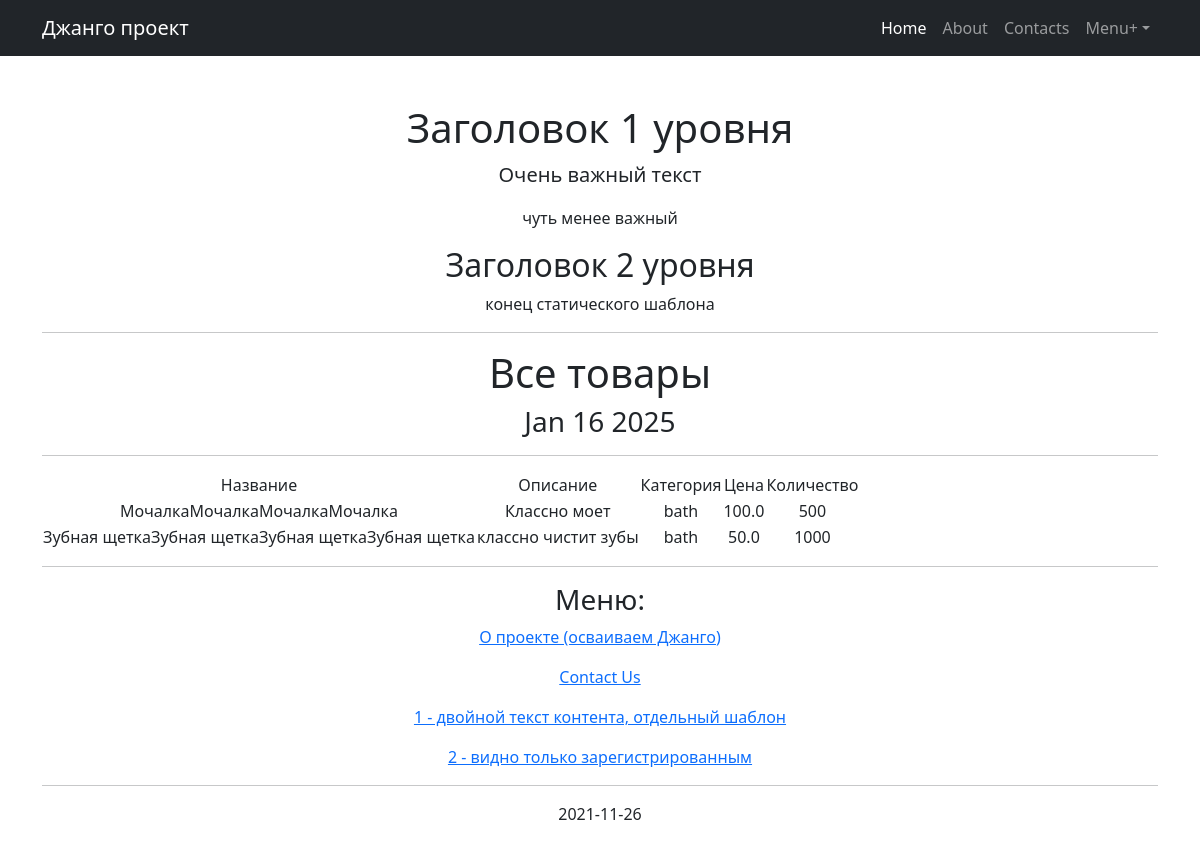
Screenshot of /products/ with the database file from the repository.
### simpleapp/models.py (models this page shows, shortened)
class Product(models.Model):
    name = models.CharField(
        max_length=50,
        unique=True,  # названия товаров не должны повторяться
    )
    description = models.TextField()
    quantity = models.IntegerField(
        validators=[MinValueValidator(0)],
    )
    category = models.ForeignKey(
        to='Category',
        on_delete=models.CASCADE,
        related_name='products',  # все продукты в категории будут доступны через поле products
    )
    price = models.FloatField(
        validators=[MinValueValidator(0.0)],
    )

class Category(models.Model):
    name = models.CharField(max_length=100, unique=True)  # названия категорий тоже не должны повторяться

### simpleapp/views.py (the view)
# urls.py: path('', ProductsList.as_view()),
class ProductsList(ListView):
    model = Product  # указываем модель, объекты которой мы будем выводить
    template_name = 'products.html'  # указываем имя шаблона, в котором будет лежать HTML, в котором будут все инструкции о том, как именно пользователю должны вывестись наши объекты
    context_object_name = 'products'  # это имя списка, в котором будут лежать все объекты, его надо указать, чтобы обратиться к самому списку объектов через HTML-шаблон
    queryset = Product.objects.order_by('-id')
    def get_context_data(self, **kwargs):
        context = super().get_context_data(**kwargs)
        context['time_now'] = datetime.utcnow()  # добавим переменную текущей даты time_now
        context[
            'value1'] = None  # добавим ещё одну пустую переменную, чтобы на её примере посмотреть работу другого фильтра
        return context

### simpleapp/templatetags/my_filters.py (called while the page is built)
@register.filter(name='multiply')
def multiply(value, arg):
    if isinstance(value, str) and isinstance(arg, int):  # проверяем, что value — это точно строка, а arg — точно число, чтобы не возникло курьёзов
        return str(value) * arg
    else:
        raise ValueError(f'Нельзя умножить {type(value)} на {type(arg)}')  #  в случае, если кто-то неправильно воспользовался нашим тегом, выводим ошибку

### templates/products.html (shortened to what this page needs)
{% extends 'flatpages/default.html' %}
{% load my_filters %}
{% block content %}
    <h1>Все товары</h1>
    <h3>{{ time_now|date:'M d Y' }}</h3>
    <hr>
    {% if products %}
        <table>
            <tr>
                <td>
                    Название
                </td>
                <td>
                    Описание
                </td>
                <td>
                    Категория
                </td>
                <td>
                    Цена
                </td>
                <td>
                    Количество
                </td>
            </tr>
        {% for product in products %}
            <tr>
                <td>
                    {{ product.name|multiply:4 }}
                </td>
                <td>
                    {{ product.description|truncatewords:4 }}
                </td>
                <td>
                    {{ product.category.name }}
                </td>
                <td>
                    {{ product.price }}
                </td>
                <td>
                    {{ product.quantity }}
                </td>
            </tr>
        {% endfor %}
        </table>
    {% else %}
        <h2>Товаров нет!</h2>
    {% endif %}
{% endblock content %}

### templates/flatpages/default.html (shortened to what this page needs)
<!DOCTYPE html>
<html lang="en">
    <head>
         {% load static %}
        <link href="{% static 'css/styles.css' %}" rel="stylesheet" />
    </head>
    <body>
        <nav class="navbar navbar-expand-lg navbar-dark bg-dark">
            <div class="container">
                <a class="navbar-brand" href="/">Джанго проект</a>
                <div class="collapse navbar-collapse" id="navbarSupportedContent">
                    <ul class="navbar-nav ms-auto mb-2 mb-lg-0">
                        <li class="nav-item"><a class="nav-link active" aria-current="page" href="/">Home</a></li>
                        <li class="nav-item"><a class="nav-link" href="/about/">About</a></li>
                        <li class="nav-item"><a class="nav-link" href="/contact/">Contacts</a></li>
                        <li class="nav-item dropdown">
                            <a class="nav-link dropdown-toggle" id="navbarDropdown" href="#" role="button" data-bs-toggle="dropdown" aria-expanded="false">Menu+</a>
                        </li>
                    </ul>
                </div>
            </div>
        </nav>
        <div class="container">
            <div class="text-center mt-5">
                <h1>Заголовок 1 уровня</h1>
                <p class="lead">Очень важный текст</p>
                <p>чуть менее важный</p>
                <h2>Заголовок 2 уровня</h2>
                <p>конец статического шаблона</p>
                <hr>
    {% block content %}{% endblock content %}
<hr>
<h3>Меню:</h3>
<p><a href="/about/">О проекте (осваиваем Джанго)</a></p>
<p><a href="/contact/">Contact Us</a></p>
<p><a href="/1/">1 - двойной текст контента, отдельный шаблон</a></p>
<p><a href="/2/">2 - видно только зарегистрированным</a></p>
<hr />
<p>2021-11-26</p>
            </div>
        </div>
    </body>
</html>

### rows the page displays
Product: name|multiply "МочалкаМочалкаМочалкаМочалка", description "Классно моет", category.name "bath", price "100.0", quantity "500"
Product: name|multiply "Зубная щеткаЗубная щеткаЗубная щеткаЗубная щетка", description "классно чистит зубы", category.name "bath", price "50.0", quantity "1000"

### other values shown
{{ time_now|date:'M d Y' }} "Jan 16 2025"
